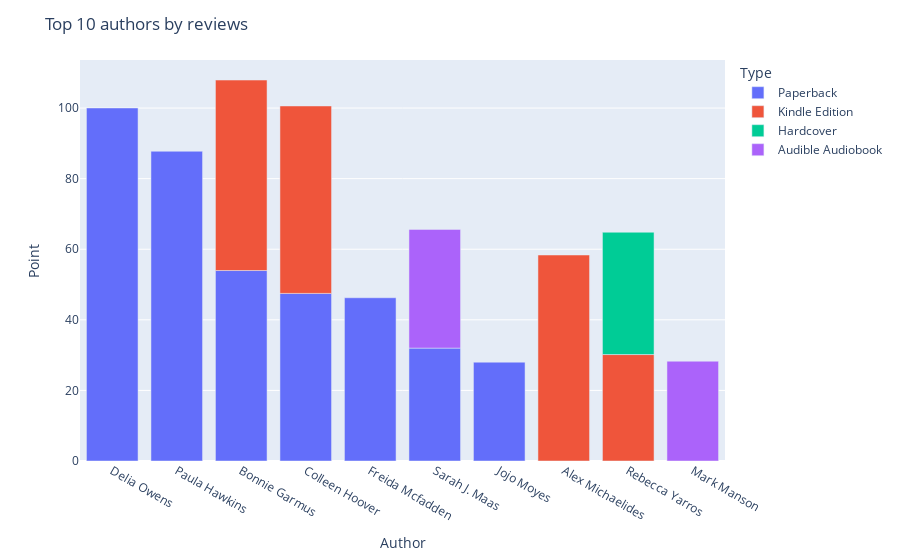

Write notebook code for a chart like this one.
### Code cell
fig=px.bar(data_frame=top_10_author,x="Author", y= "Point", color= "Type")
fig.update_layout(title = "Top 10 authors by reviews")
fig.show()

### Figure 1 — Plotly figure (JSON) as saved in the notebook; plotly's stock layout.template omitted (floating-point values rounded to 4 significant figures)
{"data": [{"alignmentgroup": "True", "hovertemplate": "Type=Paperback<br>Author=%{x}<br>Point=%{y}<extra></extra>", "legendgroup": "Paperback", "marker": {"color": "#636efa", "pattern": {"shape": ""}}, "name": "Paperback", "offsetgroup": "Paperback", "orientation": "v", "showlegend": true, "textposition": "auto", "type": "bar", "x": ["Delia Owens", "Paula Hawkins", "Bonnie Garmus", "Colleen Hoover", "Freida Mcfadden", "Sarah J. Maas", "Jojo Moyes"], "xaxis": "x", "y": [100.0, 87.76, 53.97, 47.49, 46.25, 31.99, 28.0], "yaxis": "y"}, {"alignmentgroup": "True", "hovertemplate": "Type=Kindle Edition<br>Author=%{x}<br>Point=%{y}<extra></extra>", "legendgroup": "Kindle Edition", "marker": {"color": "#EF553B", "pattern": {"shape": ""}}, "name": "Kindle Edition", "offsetgroup": "Kindle Edition", "orientation": "v", "showlegend": true, "textposition": "auto", "type": "bar", "x": ["Alex Michaelides", "Bonnie Garmus", "Colleen Hoover", "Rebecca Yarros"], "xaxis": "x", "y": [58.36, 53.97, 53.11, 30.16], "yaxis": "y"}, {"alignmentgroup": "True", "hovertemplate": "Type=Hardcover<br>Author=%{x}<br>Point=%{y}<extra></extra>", "legendgroup": "Hardcover", "marker": {"color": "#00cc96", "pattern": {"shape": ""}}, "name": "Hardcover", "offsetgroup": "Hardcover", "orientation": "v", "showlegend": true, "textposition": "auto", "type": "bar", "x": ["Rebecca Yarros"], "xaxis": "x", "y": [34.66], "yaxis": "y"}, {"alignmentgroup": "True", "hovertemplate": "Type=Audible Audiobook<br>Author=%{x}<br>Point=%{y}<extra></extra>", "legendgroup": "Audible Audiobook", "marker": {"color": "#ab63fa", "pattern": {"shape": ""}}, "name": "Audible Audiobook", "offsetgroup": "Audible Audiobook", "orientation": "v", "showlegend": true, "textposition": "auto", "type": "bar", "x": ["Sarah J. Maas", "Mark Manson"], "xaxis": "x", "y": [33.63, 28.28], "yaxis": "y"}], "layout": {"barmode": "relative", "legend": {"title": {"text": "Type"}, "tracegroupgap": 0}, "margin": {"t": 60}, "title": {"text": "Top 10 authors by reviews"}, "xaxis": {"anchor": "y", "domain": [0, 1], "title": {"text": "Author"}}, "yaxis": {"anchor": "x", "domain": [0, 1], "title": {"text": "Point"}}}}
